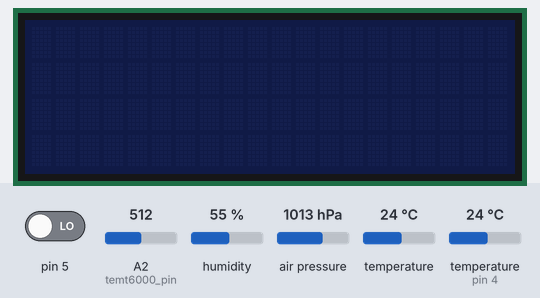
This sketch was run on a simulated Arduino Uno, built with avr-gcc and run on an emulated ATmega328P. Shown: 20×4 character LCD. Inputs (shaded band) come from the test bench; at power-on: pin 5 LOW, humidity 55 %, A2 (temt6000_pin) = 512, air pressure 1013 hPa, temperature 24 °C, temperature (sensor on pin 4) 24 °C. The local clock reads 2024-03-15 10:24:30 at power-on unless the sketch sets it; storage starts empty.

Above: at 1.3 s.
1.4 s: pin 5 driven HIGH
At 2.0 s:
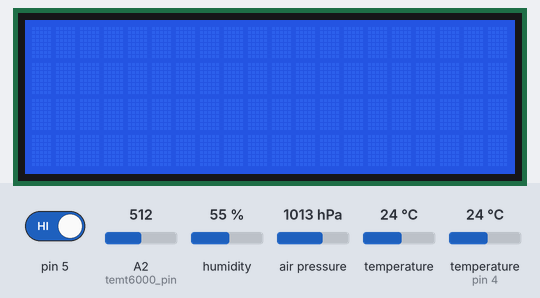
At 3.0 s:
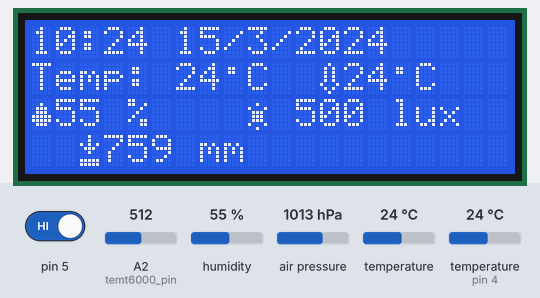
3.7 s: humidity set to 22 %
At 7.0 s:
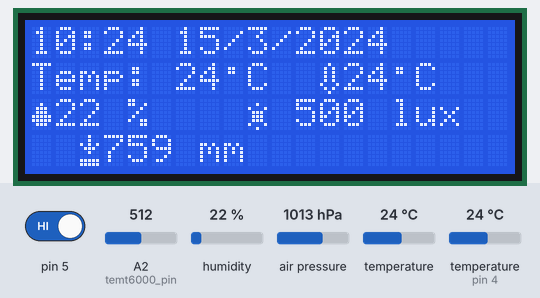
Timing chart, 0 to 8.5 s (numbered marks = the images above; inputs shaded):
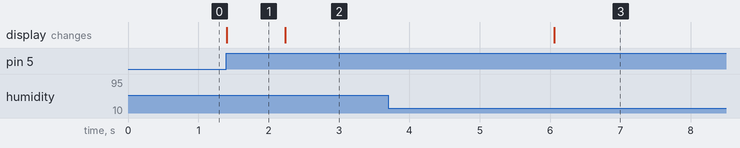

Measured:
- after the input at 1.4 s, the display: changes at once (image 1)
- after the input at 3.7 s, the display: changes after 2.4 s (image 3)
- what the display in image 1 shows lasts 0.8 s, from 1.4 s to 2.2 s

The sketch:

meteostation_v0.2.ino
```cpp
#include <Wire.h>
#include <LiquidCrystal_I2C.h>
LiquidCrystal_I2C lcd(0x23, 20, 4);

#include <Adafruit_Sensor.h>
#include <Adafruit_BME280.h>
Adafruit_BME280 bme;

#include <SPI.h>
#include <SD.h>

#include <OneWire.h>
#include <DallasTemperature.h>
#define ONE_WIRE_BUS 4
OneWire oneWire(ONE_WIRE_BUS);
DallasTemperature sensors(&oneWire);

#include <TimeLib.h>
#include <DS1307RTC.h>
tmElements_t tm;

#include <SoftwareSerial.h>
SoftwareSerial mySerial(7, 8);


//#define SEALEVELPRESSURE_HPA (1013.25)


#define temt6000_pin A2
```

2setup.ino
```cpp
void setup() {
  sensors.begin();
  sensors.setResolution(12);

  byte capla[8] = {0b00000,0b00100,0b01110,0b01110,0b11111,0b11111,0b01110,0b00000};
  byte Press[8] = {0b00100,0b00100,0b10101,0b01110,0b00100,0b00000,0b11111,0b11111};
  byte gradys[8] = {0b00000,0b01100,0b01100,0b00000,0b00000,0b00000,0b00000,0b00000};
  byte SUN[8] = {0b00000,0b00100,0b10001,0b01110,0b01110,0b01110,0b10001,0b00100};
  byte Tem[8] = {0b00100,0b01010,0b01010,0b01010,0b01010,0b10001,0b01010,0b00100};

  lcd.begin();
  lcd.createChar(0, capla);
  lcd.createChar(7, Press);
  lcd.createChar(1, gradys);
  lcd.createChar(2, SUN);
  lcd.createChar(3, Tem);
  lcd.noBacklight();
  lcd.clear();

  unsigned status;
  status = bme.begin(0x76);

  mySerial.begin(9600);

  SD.begin(10);
}
```

3loop.ino
```cpp
void loop() {
  BT();
  LCDInformation();
  SD_Write();
}
```

4_funktions.ino
```cpp
void LCDInformation()
{
  static bool flag_on_lcd = false;
  static long last_min = 0;
  static long start_lcd = 0;

  if (digitalRead(5) == HIGH)
  {
    if (flag_on_lcd == false)
    {
      flag_on_lcd = 1;
      lcd.backlight();
      start_lcd = millis();
      LCD_Data();
      last_min = millis();
    }
    else
    {
      start_lcd = millis();
    }
  }

  if (flag_on_lcd == true)
  {
    if (millis() - last_min > 3000)
    {
      LCD_Data();
      last_min = millis();
    }

    if (millis() - start_lcd > 30000)
    {
      flag_on_lcd = false;
      lcd.clear();
      lcd.noBacklight();
    }
  }

}

void print2digits(int number)
{
  if (number >= 0 && number < 10)
  {
    lcd.print('0');
  }
  lcd.print(number);
}

void LCD_Data()
{
  sensors.requestTemperatures();
  lcd.clear();
  RTC.read(tm);
  lcd.setCursor(0, 0); print2digits(tm.Hour); lcd.print(':'); print2digits(tm.Minute);
  lcd.print(" "); lcd.print(tm.Day); lcd.print('/'); lcd.print(tm.Month); lcd.print('/'); lcd.print(tmYearToCalendar(tm.Year));

  lcd.setCursor(0, 1); lcd.print("Temp: "); lcd.print(int(bme.readTemperature()));lcd.print(char(1)); lcd.print("C");
  lcd.setCursor(12, 1); lcd.print(char(3)); lcd.print(int(sensors.getTempCByIndex(0)));lcd.print(char(1)); lcd.print("C");
  lcd.setCursor(0, 2); lcd.print(char(0)); lcd.print(int(bme.readHumidity())); lcd.setCursor(3, 2); lcd.print(" %");
  lcd.setCursor(2, 3); lcd.print(char(7)); lcd.print(int((bme.readPressure() / 100.0F) * 0.75)); lcd.setCursor(6, 3); lcd.print(" mm");
  lcd.setCursor(9, 2); lcd.print(char(2)); lcd.print(" "); lcd.print(int(analogRead(temt6000_pin) * 0.9765625));  lcd.setCursor(14, 2); lcd.print(" lux");
}

void BT()
{
  //Temp ;press;temp::outside; Humidity;  Light;

  static bool BlueT_on = false;
  static long start_B = 0;
  static long LtimeBlt = 0;
  if (BlueT_on == false)
  {
    if (mySerial.available() != 0)
    {
      BlueT_on = true;
      start_B = millis();
    }
  }
  if (BlueT_on == true)
  {
    if (millis() - LtimeBlt > 3000)
    {
      LtimeBlt = millis();
      String Send_BT = "";
      sensors.requestTemperatures();
      Send_BT = String(bme.readTemperature()) + ";" + String(int((bme.readPressure() / 100.0F) * 0.75)) + ";" + String(sensors.getTempCByIndex(0))  + ";" + String(bme.readHumidity()) + ";" + String(int(analogRead(temt6000_pin) * 0.9765625)) + ";";
      mySerial.print(Send_BT);
    }
    if (millis() - start_B > 60000)
    {
      BlueT_on = false;
    }
  }
}
```

5_funktionsSD.ino
```cpp
void SD_Write()
{
  static byte LMin = 0;
  RTC.read(tm);
  if((tm.Minute == 0 || tm.Minute == 15 || tm.Minute == 30 || tm.Minute == 45) and tm.Minute != LMin)
  {
    if(!SD.exists("J2021.csv"))
    {
       File MFile = SD.open("J2021.csv", FILE_WRITE);
       MFile.println("Month;Day;Time;Temperature inside;Pressure;Temperature outside;Humidity;Light;");
       MFile.close();
    }
    LMin = tm.Minute;
    File MFile = SD.open("J2021.csv", FILE_WRITE);
    String record = GetTime1() + String(bme.readTemperature()) + ";" + String(int((bme.readPressure() / 100.0F) * 0.75)) + ";" + String(sensors.getTempCByIndex(0))  + ";" + String(bme.readHumidity()) + ";" + String(int(analogRead(temt6000_pin) * 0.9765625)) + ";";
    MFile.println(record);
    MFile.close();
  }
}
/*String GetFileName()
{
    RTC.read(tm);
    String NameR = ("M" + String(tm.Month) + "," + String(tmYearToCalendar(tm.Year)) + ".csv");
    return NameR;
}*/
String GetTime1()
{
  RTC.read(tm);
  String TimeR = String(tm.Month) + ";" + String(tm.Day) + ";" + String(tm.Hour) + ":" + String(tm.Minute) + ";";
  return TimeR;
}
```
